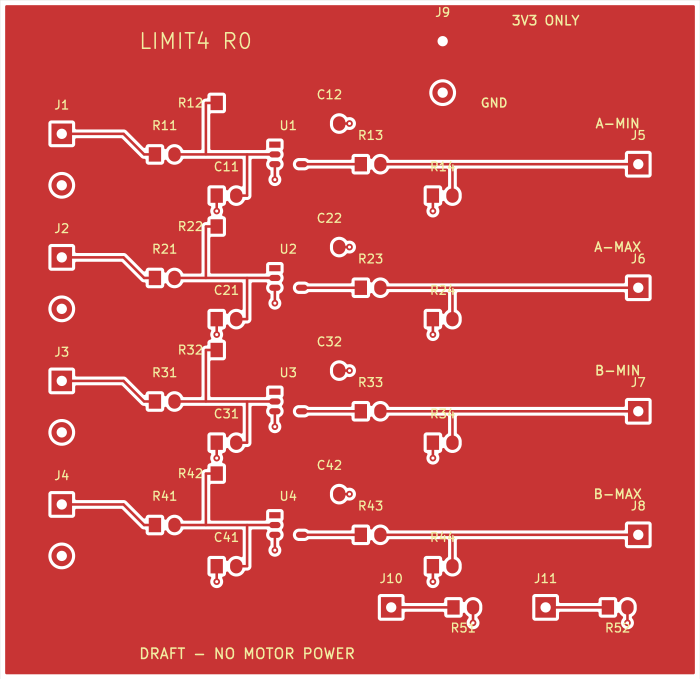
#> input picture build/pcb-top.png, 1400 x 1358 px (shown at 1/2 size)
$ python build_showcase.py
#> lines starting #> are read from the running program, lines starting #| are printed output that depends on the picture
#!/usr/bin/env python3
"""Build a portfolio cover from the actual committed CAD export, not an invented board."""
from pathlib import Path
from PIL import Image, ImageDraw, ImageFont
import hashlib
import json

root = Path(__file__).resolve().parents[1]
out = root/'showcase'
out.mkdir(exist_ok=True)
font_root = Path('/usr/share/fonts/truetype/dejavu')
def font(size, bold=False):
    name = 'DejaVuSans-Bold.ttf' if bold else 'DejaVuSans.ttf'
    return ImageFont.truetype(str(font_root/name), size)

img = Image.new('RGB', (1440, 790), '#f5f4ef')
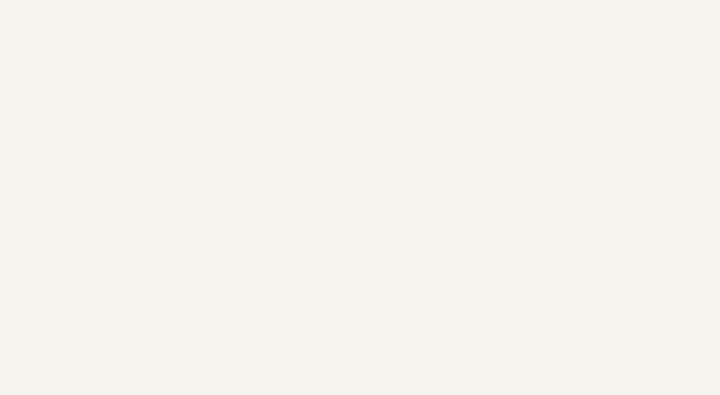
#> img: PIL image 1440x790 RGB (shown at 1/2 size); mean R, G, B 245, 244, 239
d = ImageDraw.Draw(img)
ink, sub, accent = '#162c3c', '#4f5b62', '#176765'
d.rectangle((52,54,94,59), fill=accent)
d.text((112,41), 'HARDWARE DESIGN PORTFOLIO', font=font(22,True), fill=ink)
d.text((52,117), 'LIMIT4', font=font(110,True), fill=ink)
d.text((56,269), 'Limit feedback for', font=font(42,True), fill=ink)
d.text((56,325), 'dual-actuator projects.', font=font(42,True), fill=ink)
d.text((56,413), 'A four-channel input board,', font=font(29), fill=sub)
d.text((56,456), 'with an explicit motion-state model.', font=font(29), fill=sub)
for x, value, title in [(56,'04','LIMIT INPUTS'),(282,'02','TARGET AXES'),(510,'02','PCB LAYERS')]:
    d.text((x,548), value, font=font(43,True), fill=accent)
    d.text((x,606), title, font=font(16,True), fill=sub)
d.rounded_rectangle((823,88,1392,682),radius=18,fill='#ffffff',outline='#d9dedc',width=2)
source = root/'build/pcb-top.png'
board = Image.open(source).convert('RGB')
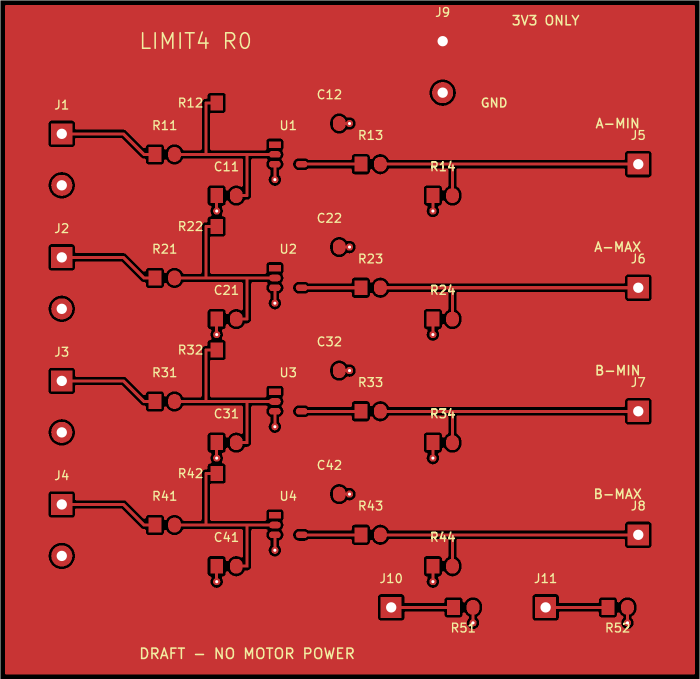
#> board: PIL image 1400x1358 RGB (shown at 1/2 size); mean R, G, B 185.4, 51.1, 50.2
board.thumbnail((505,490),Image.Resampling.LANCZOS)
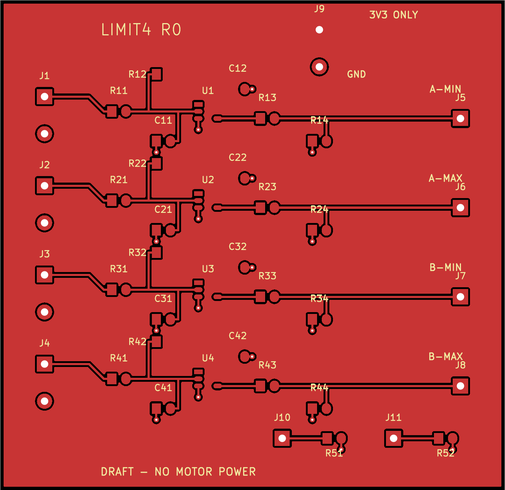
#> board: PIL image 505x490 RGB; mean R, G, B 185.8, 51.1, 50.3
img.paste(board,(1107-board.width//2,119))
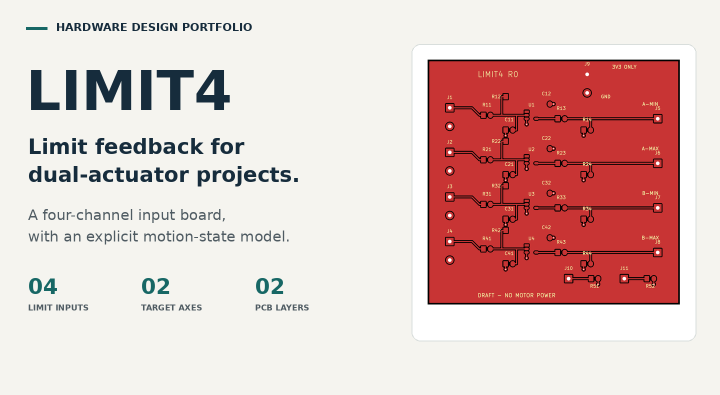
#> img: PIL image 1440x790 RGB (shown at 1/2 size); mean R, G, B 225, 195.9, 192.9
d.text((851,631), 'Actual CAD export. No assembled board.',font=font(20),fill=sub)
d.line((54,714,1390,714),fill='#d4dad7',width=2)
d.text((56,741), 'R0 engineering prototype',font=font(22,True),fill=ink)
d.text((823,741), 'Physical validation pending',font=font(22),fill=sub)
img.save(out/'cover.png',optimize=True)
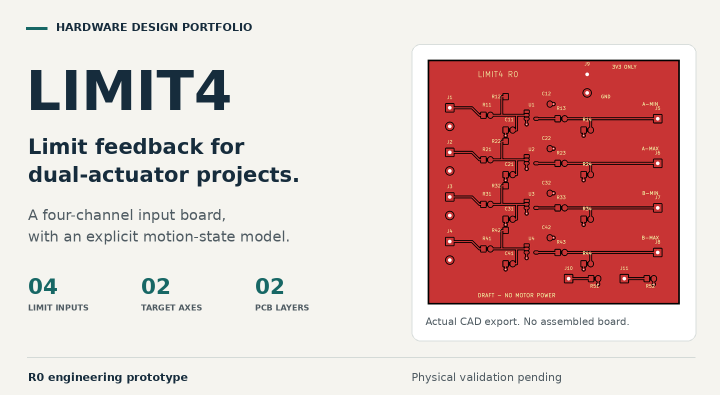
#> saved as cover.png: PIL image 1440x790 RGB (shown at 1/2 size); mean R, G, B 224, 195.1, 192.1
(out/'asset-provenance.json').write_text(json.dumps({'source':'build/pcb-top.png','source_sha256':hashlib.sha256(source.read_bytes()).hexdigest(),'operation':'Resize and place the unchanged CAD export in a typographic layout','photo_or_render_claim':'CAD copper-layer export only; no assembled hardware depicted','content_status':'Unbuilt engineering prototype'},indent=2)+'\n')
print('Portfolio cover generated from the actual board export.')
